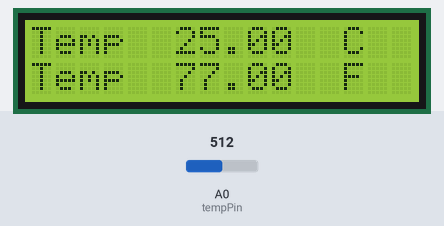
A sketch run on a simulated Arduino Uno, built with avr-gcc and run on an emulated ATmega328P. On the bench: 16×2 character LCD. Inputs (shaded band) come from the test bench; at power-on: A0 (tempPin) = 512.

Above: at 1.2 s.
1.3 s: A0 (tempPin) set to 716
At 2.6 s:
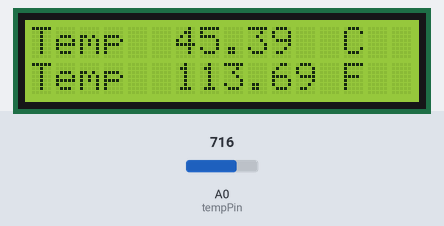
3.0 s: A0 (tempPin) set to 900
At 4.3 s:
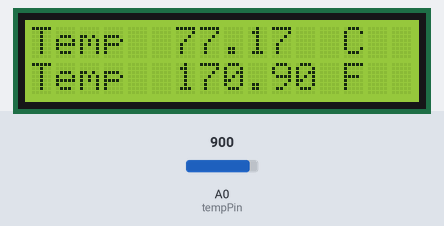
4.6 s: A0 (tempPin) set to 1023
At 5.3 s:
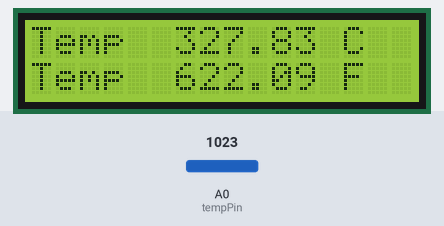
Timing chart, 0 to 7.6 s (numbered marks = the images above; inputs shaded):
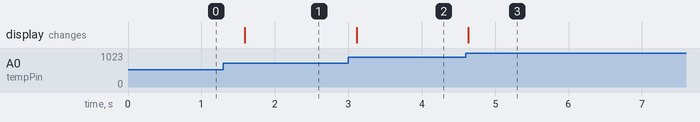

The sketch:

Thermometer.ino
```cpp
/*This lesson shows off the Thermistor while contiuing with LCD, the thermisor is very good at dectcting temparture
 *
 */
#include <LiquidCrystal.h>
//Sets up the analogue pin we are using for the output of the Thermistor
int tempPin = 0;
//Sets up the pins for LCD
//                BS  E  D4 D5  D6 D7
LiquidCrystal lcd(7, 8, 9, 10, 11, 12);
void setup()
{
  lcd.begin(16, 2);
}
void loop()
{
  //Reads the voltage going through the resisotr, basically we created a voltage divider and using that info we are
  //calcuating the temperature
  int tempReading = analogRead(tempPin);
  // This is OK
  double tempK = log(10000.0 * ((1024.0 / tempReading - 1)));
  tempK = 1 / (0.001129148 + (0.000234125 + (0.0000000876741 * tempK * tempK )) * tempK );       //  Temp Kelvin
  float tempC = tempK - 273.15;            // Convert Kelvin to Celcius
  float tempF = (tempC * 9.0)/ 5.0 + 32.0; // Convert Celcius to Fahrenheit
  /*  replaced
    float tempVolts = tempReading * 5.0 / 1024.0;
    float tempC = (tempVolts - 0.5) * 10.0;
    float tempF = tempC * 9.0 / 5.0 + 32.0;
  */

  //Prints out the temperature on the LCD
  // Display Temperature in C
  lcd.setCursor(0, 0);
  lcd.print("Temp         C  ");
  // Display Temperature in F
  lcd.setCursor(0, 1);
  lcd.print("Temp         F  ");
  lcd.setCursor(6, 0);
  // Display Temperature in C
  lcd.print(tempC);
  // Display Temperature in F
  lcd.setCursor(6, 1);
  lcd.print(tempF);
  delay(500);
}
```

Measured:
- after the input at 1.3 s, the display: changes after 0.29 s (image 1)
- after the input at 3.0 s, the display: changes after 0.11 s (image 2)
- after the input at 4.6 s, the display: changes at once (image 3)
